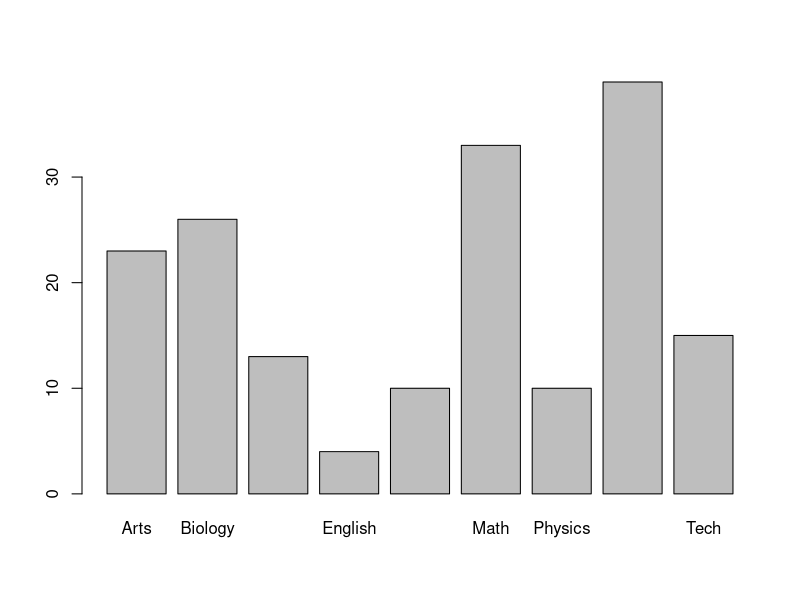

Reproduce this figure in R.
library(caret)
library(randomForest)

data = read.table("data/class-list.csv", header=T, sep=",",
                  colClasses=c("numeric", "factor", "factor", "factor",
                               "factor", "factor"))

summary(data)
names(data) = c("id", "major", "y", "fav1", "fav2", "least")
plot(data$fav1)

data$id = NULL
data$major = NULL

dummies = dummyVars(y ~ ., data=data)
ex = data.frame(predict(dummies, newdata=data))

names(ex) = gsub("\\.", "", names(ex))
ex
data = cbind(data$y, ex)
names(data)[1] = "y"

rm(dummies, ex)

descrCorr = cor(data[,2:ncol(data)])
highCorr = sum(abs(descrCorr[upper.tri(descrCorr)]) > 0.85)

highCorr

highCorrDescr = findCorrelation(descrCorr, cutoff=0.85)
highCorrDescr
filteredDescr = data[,2:ncol(data)][,-highCorrDescr]

data = cbind(data$y, filteredDescr)
names(data)[1] = "y"

rm(descrCorr, filteredDescr, highCorr, highCorrDescr)

y = data$y
data = cbind(rep(1, nrow(data)), data[2:ncol(data)])
names(data)[1] = "ones"

comboInfo = findLinearCombos(data)
comboInfo

data = data[, -comboInfo$remove]
data$ones = NULL
data = cbind(y, data)
data

rm(y, comboInfo)


fit = train(data[,2:ncol(data)], data$y)

predict(fit, data[,2:ncol(data)])

d = data[1,2:ncol(data)]

d[1,3] = 1; d[1,5] = 0
d[1,10] = 0; d[1,12] = 1
d[1,14] = 1;
d
predict(fit, d)
